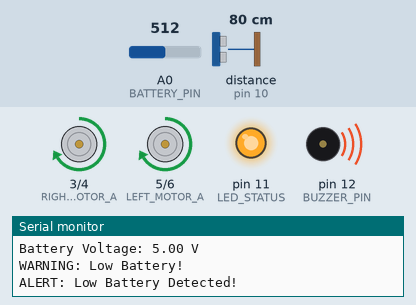
Simulated run of this sketch. Board: Arduino Uno, built with avr-gcc and run on an emulated ATmega328P. On the bench: motor-driver pin pairs drawn as motors (green arrow = first pin HIGH = forward, orange = second pin HIGH = backward, longer = more drive), output pins drawn as LEDs (lit = HIGH), buzzer (waves = sounding), the last lines printed to the serial monitor. Wiring (inferred from the names in the program): ultrasonic range finder: trigger pin 9; echo pin 10. The test bench sets the inputs (shaded band); at power-on: distance to the obstacle (sensor on pin 10) 80 cm, A0 (BATTERY_PIN) = 512. The echo pulse lasts 58.3 µs per cm; random numbers use the default seed unless the sketch sets one; pins used as bus, display or sensor lines are not drawn.

Above: at 3.3 s.
3.4 s: distance to the obstacle (sensor on pin 10) set to 45 cm
At 5.25 s:
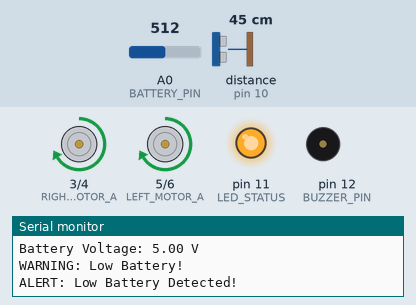
7.5 s: distance to the obstacle (sensor on pin 10) set to 36 cm
At 9.71 s:
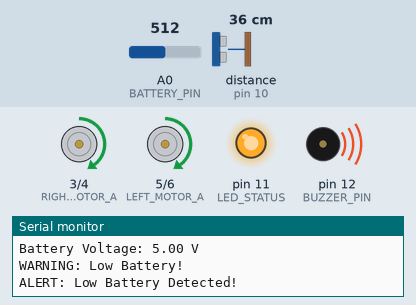
At 10.62 s:
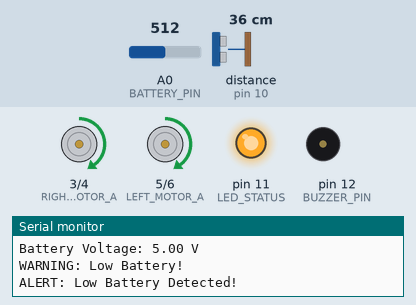
11.4 s: distance to the obstacle (sensor on pin 10) set to 23 cm
14.9 s: distance to the obstacle (sensor on pin 10) set to 18 cm
At 17.4 s:
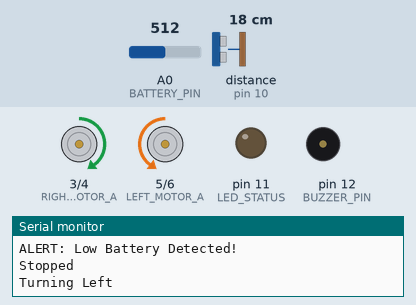
19.1 s: A0 (BATTERY_PIN) set to 647
23.3 s: A0 (BATTERY_PIN) set to 676
Timing chart, 0 to 38.8 s (numbered marks = the images above; inputs shaded):
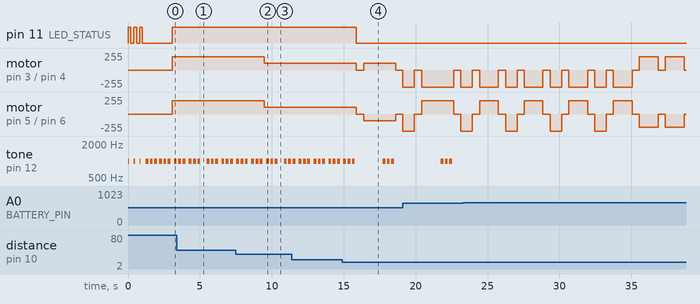

Measured:
- the behaviour switches between 41 and 40 cm on distance to the obstacle (sensor on pin 10) (found by bisection; images 1 and 2)
- the behaviour switches between 21 and 20 cm on distance to the obstacle (sensor on pin 10) (found by bisection; images 3 and 4)
- after the input at 7.5 s, motor on pin 3 (RIGHT_MOTOR_A) / pin 4 (RIGHT_MOTOR_B), motor on pin 5 (LEFT_MOTOR_A) / pin 6 (LEFT_MOTOR_B): forward 200/255 → forward 100/255 after 2.0 s
- after the input at 14.9 s, pin 11 (LED_STATUS): HIGH → LOW after 0.98 s; motor on pin 3 (RIGHT_MOTOR_A) / pin 4 (RIGHT_MOTOR_B): forward 100/255 → stopped after 0.98 s, → forward 100/255 0.50 s later, → stopped 2.2 s later

The sketch:

crawler.ino
```cpp
// Pin Definitions
#define TRIG_PIN 9         // Ultrasonic sensor trigger pin
#define ECHO_PIN 10        // Ultrasonic sensor echo pin
#define LEFT_MOTOR_A 5     // Left motor forward (PWM)
#define LEFT_MOTOR_B 6     // Left motor backward (PWM)
#define RIGHT_MOTOR_A 3    // Right motor forward (PWM)
#define RIGHT_MOTOR_B 4    // Right motor backward (PWM)
#define CAMERA_TRIGGER 7   // Camera trigger pin (e.g., OV7670)
#define LED_STATUS 11      // Status LED (green = moving, red = stopped)
#define BUZZER_PIN 12      // Buzzer for alerts
#define BATTERY_PIN A0     // Analog pin for battery voltage monitoring

// Constants
#define MIN_DISTANCE 20    // Minimum distance to obstacle in cm
#define MAX_SPEED 200      // Maximum PWM speed (0-255)
#define MIN_SPEED 100      // Minimum PWM speed for slow mode
#define TURN_DURATION 1200 // Time to turn in milliseconds
#define REVERSE_DURATION 800 // Time to reverse in milliseconds
#define IMAGE_DELAY 200    // Delay to simulate image capture
#define LOW_BATTERY_VOLT 6.5 // Low battery threshold (volts)
#define BUZZER_FREQ 1000   // Buzzer frequency in Hz

// Global Variables
int currentSpeed = MAX_SPEED;  // Current motor speed
bool isMoving = false;         // Track movement state
unsigned long lastImageTime = 0; // Timestamp of last image capture
const unsigned long imageInterval = 5000; // Capture image every 5 seconds

void setup() {
  // Initialize serial communication
  Serial.begin(9600);

  // Set pin modes
  pinMode(TRIG_PIN, OUTPUT);
  pinMode(ECHO_PIN, INPUT);
  pinMode(LEFT_MOTOR_A, OUTPUT);
  pinMode(LEFT_MOTOR_B, OUTPUT);
  pinMode(RIGHT_MOTOR_A, OUTPUT);
  pinMode(RIGHT_MOTOR_B, OUTPUT);
  pinMode(CAMERA_TRIGGER, OUTPUT);
  pinMode(LED_STATUS, OUTPUT);
  pinMode(BUZZER_PIN, OUTPUT);
  pinMode(BATTERY_PIN, INPUT);

  // Initial state
  stopMotors();
  digitalWrite(CAMERA_TRIGGER, LOW);
  digitalWrite(LED_STATUS, LOW);
  noTone(BUZZER_PIN);

  // Startup sequence
  Serial.println("Robotic Drain Crawler for Dengue Detection");
  Serial.println("Initializing...");
  startupSequence();

  // Check battery on startup
  checkBattery();
}

void loop() {
  // Measure distance to obstacle
  long distance = getDistance();
  Serial.print("Distance: ");
  Serial.print(distance);
  Serial.println(" cm");

  // Check battery level periodically
  checkBattery();

  // Navigation logic
  if (distance < MIN_DISTANCE) {
    handleObstacle();
  } else {
    moveForward();
    updateStatusLED(true);  // Green LED when moving
    captureImageIfNeeded();
  }

  // Slow down in tight spaces (optional feature)
  adjustSpeedBasedOnDistance(distance);

  delay(100);  // Stabilize readings
}

// --- Core Functions ---

long getDistance() {
  digitalWrite(TRIG_PIN, LOW);
  delayMicroseconds(2);
  digitalWrite(TRIG_PIN, HIGH);
  delayMicroseconds(10);
  digitalWrite(TRIG_PIN, LOW);
  long duration = pulseIn(ECHO_PIN, HIGH);
  long distance = duration * 0.034 / 2;
  return constrain(distance, 0, 100);  // Limit range for reliability
}

void moveForward() {
  analogWrite(LEFT_MOTOR_A, currentSpeed);
  digitalWrite(LEFT_MOTOR_B, LOW);
  analogWrite(RIGHT_MOTOR_A, currentSpeed);
  digitalWrite(RIGHT_MOTOR_B, LOW);
  if (!isMoving) {
    Serial.println("Moving Forward");
    isMoving = true;
  }
}

void moveReverse() {
  analogWrite(LEFT_MOTOR_A, LOW);
  digitalWrite(LEFT_MOTOR_B, currentSpeed);
  analogWrite(RIGHT_MOTOR_A, LOW);
  digitalWrite(RIGHT_MOTOR_B, currentSpeed);
  Serial.println("Reversing");
  isMoving = true;
}

void turnRight() {
  analogWrite(LEFT_MOTOR_A, currentSpeed);
  digitalWrite(LEFT_MOTOR_B, LOW);
  digitalWrite(RIGHT_MOTOR_A, LOW);
  analogWrite(RIGHT_MOTOR_B, currentSpeed);
  Serial.println("Turning Right");
  isMoving = true;
}

void turnLeft() {
  digitalWrite(LEFT_MOTOR_A, LOW);
  analogWrite(LEFT_MOTOR_B, currentSpeed);
  analogWrite(RIGHT_MOTOR_A, currentSpeed);
  digitalWrite(RIGHT_MOTOR_B, LOW);
  Serial.println("Turning Left");
  isMoving = true;
}

void stopMotors() {
  digitalWrite(LEFT_MOTOR_A, LOW);
  digitalWrite(LEFT_MOTOR_B, LOW);
  digitalWrite(RIGHT_MOTOR_A, LOW);
  digitalWrite(RIGHT_MOTOR_B, LOW);
  if (isMoving) {
    Serial.println("Stopped");
    isMoving = false;
  }
  updateStatusLED(false);  // Red LED when stopped
}

// --- Feature Functions ---

void handleObstacle() {
  stopMotors();
  delay(500);

  // Decide to reverse or turn based on random choice (simulating decision-making)
  if (random(2) == 0) {
    moveReverse();
    delay(REVERSE_DURATION);
    stopMotors();
    delay(500);
    turnRight();
    delay(TURN_DURATION);
  } else {
    turnLeft();
    delay(TURN_DURATION);
  }
}

void adjustSpeedBasedOnDistance(long distance) {
  if (distance < 40 && distance >= MIN_DISTANCE) {
    currentSpeed = MIN_SPEED;
    Serial.println("Slowing down in tight space");
  } else {
    currentSpeed = MAX_SPEED;
  }
}

void captureImageIfNeeded() {
  unsigned long currentTime = millis();
  if (currentTime - lastImageTime >= imageInterval) {
    digitalWrite(CAMERA_TRIGGER, HIGH);
    delay(IMAGE_DELAY);  // Simulate camera capture time
    digitalWrite(CAMERA_TRIGGER, LOW);
    Serial.println("Captured Image for Dengue Detection");
    lastImageTime = currentTime;

    // Simulate egg detection alert (placeholder)
    if (random(10) < 2) {  // 20% chance of "detection"
      alertEggDetection();
    }
  }
}

void updateStatusLED(bool moving) {
  digitalWrite(LED_STATUS, moving ? HIGH : LOW);  // Green when moving, off when stopped
}

void checkBattery() {
  int rawValue = analogRead(BATTERY_PIN);
  float voltage = (rawValue / 1023.0) * 5.0 * 2;  // Assuming voltage divider for 9V battery
  Serial.print("Battery Voltage: ");
  Serial.print(voltage);
  Serial.println(" V");

  if (voltage < LOW_BATTERY_VOLT) {
    Serial.println("WARNING: Low Battery!");
    alertLowBattery();
  }
}

void alertEggDetection() {
  Serial.println("ALERT: Possible Dengue Eggs Detected!");
  tone(BUZZER_PIN, BUZZER_FREQ, 500);  // Short beep
  delay(600);
  tone(BUZZER_PIN, BUZZER_FREQ, 500);  // Double beep for emphasis
}

void alertLowBattery() {
  Serial.println("ALERT: Low Battery Detected!");
  for (int i = 0; i < 3; i++) {
    tone(BUZZER_PIN, BUZZER_FREQ, 200);
    delay(300);
  }
}

void startupSequence() {
  // Blink LED and beep to indicate startup
  for (int i = 0; i < 3; i++) {
    digitalWrite(LED_STATUS, HIGH);
    tone(BUZZER_PIN, BUZZER_FREQ, 100);
    delay(200);
    digitalWrite(LED_STATUS, LOW);
    delay(200);
  }
  Serial.println("Startup Complete");
}
```
